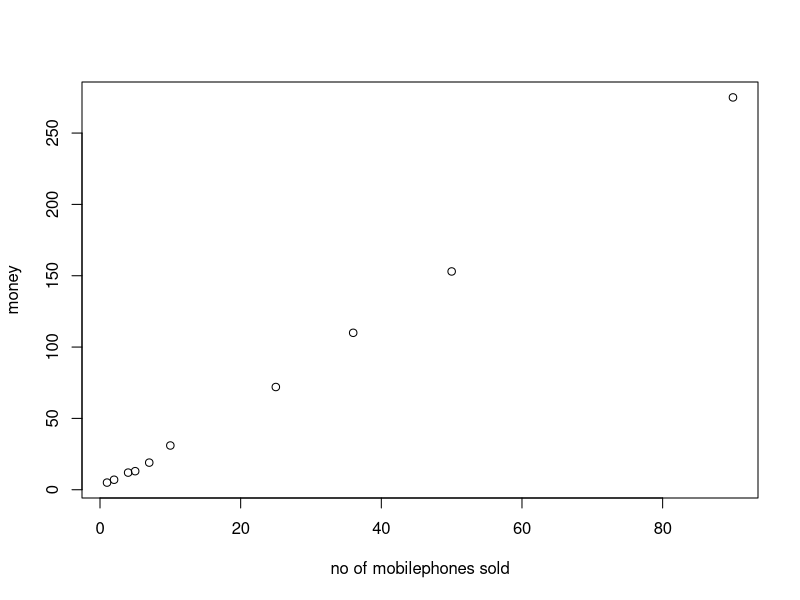

Reproduce this figure in R.
x <- c(4,1,5,7,10,2,50,25,90,36)
y <- c(12,5,13,19,31,7,153,72,275,110)
 plot(x,y,xlab="no of mobilephones sold",ylab="money")
 main="scatter plot of mobile phones sold vs money"